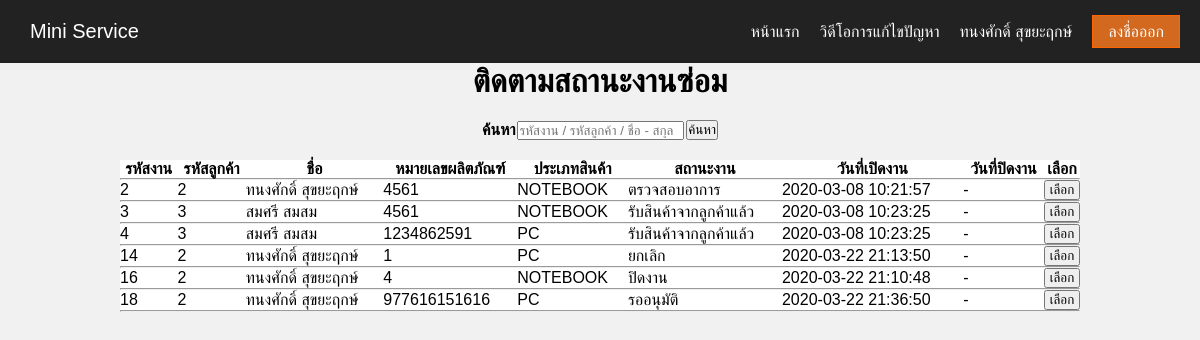
The page /PAGEREPAIRSTAFF/index.php (signed in) on the database its author committed.
### tables this page shows
CREATE TABLE `tbljob` (
  `job_id` int(10) NOT NULL,
  `cus_id` int(10) NOT NULL,
  `sn` varchar(50) NOT NULL,
  `type_product` varchar(25) NOT NULL,
  `product_name` varchar(25) NOT NULL,
  `product_model` varchar(25) NOT NULL,
  `accessory` varchar(100) NOT NULL,
  `symptoms` varchar(100) NOT NULL,
  `image` text NOT NULL,
  `status_id` int(10) NOT NULL,
  `date_jobstart` datetime NOT NULL,
  `date_jobend` datetime NOT NULL
);

CREATE TABLE `tblcustomer` (
  `cus_id` int(10) NOT NULL,
  `cus_id_card` varchar(13) NOT NULL,
  `cus_prefix` varchar(6) NOT NULL,
  `cus_firstname` varchar(25) NOT NULL,
  `cus_lastname` varchar(25) NOT NULL,
  `cus_phoneno` varchar(10) NOT NULL,
  `cus_email` varchar(100) NOT NULL,
  `cus_username` varchar(25) NOT NULL,
  `cus_password` varchar(25) NOT NULL
);

CREATE TABLE `tblstatus` (
  `status_id` int(10) NOT NULL,
  `status_name` varchar(25) NOT NULL
);

### PAGEREPAIRSTAFF/index.php (the view, shortened to what this page needs)
<?php
    require "header.php";
?>
<center>
<H1>ติดตามสถานะงานซ่อม</H1>
<br>
<?php
	$srtkeyword = null;
?>
<form name="frmSearch" method="post" action="index.php">
    <table style="width:20%"border="0px">
    <tr>
        <th>ค้นหา</th>
        <th><input name="txtkeyword" style="width: 100%" type="text" id="txtkeyword" value="<?php echo $srtkeyword;?>" placeholder="รหัสงาน / รหัสลูกค้า / ชื่อ - สกุล"></th>
        <th><input type="submit" value="ค้นหา"></th>
    </tr>
    </table>
</form>
<br>
<?php
 $result = mysqli_query($mysqli,
 "SELECT a.job_id , a.cus_id , b.cus_firstname , b.cus_lastname , a.sn ,
 a.type_product , c.status_name , a.date_jobstart , a.date_jobend
  FROM tbljob a
  INNER JOIN tblcustomer b ON a.cus_id = b.cus_id
  INNER JOIN tblstatus c ON a.status_id = c.status_id
  WHERE a.job_id LIKE '%".$srtkeyword."%'
  OR a.cus_id LIKE '%".$srtkeyword."%'
  OR b.cus_firstname LIKE '%".$srtkeyword."%'
  OR b.cus_lastname LIKE '%".$srtkeyword."%'
  ");
?>
<table id='ShowTable' style="width:80%" border="0px" bgcolor="#FFFFFF"cellspacing="0" >
    <th>รหัสงาน</th>
    <th>รหัสลูกค้า</th>
    <th>ชื่อ</th>
    <th>หมายเลขผลิตภัณฑ์</th>
    <th>ประเภทสินค้า</th>
    <th>สถานะงาน</th>
    <th>วันที่เปิดงาน</th>
    <th>วันที่ปิดงาน</th>
    <th>เลือก</th>
    <tr><td colspan="9"><hr /></td></tr>
    <tbody>
    <?php
            if($result == true){
                while($row = $result->fetch_assoc()){
                    echo "<tr>";
                    echo "<td>".$row["job_id"]."</td>";
                    echo "<td>".$row["cus_id"]."</td>";
                    echo "<td>".$row["cus_firstname"]." ".$row["cus_lastname"]."</td>";
                    echo "<td>".$row["sn"]."</td>";
                    echo "<td>".$row["type_product"]."</td>";
                    echo "<td>".$row["status_name"]."</td>";
                    echo "<td>".$row["date_jobstart"]."</td>";
                    if ($row["date_jobstart"] = "0000-00-00") {
                        echo "<td>"."-"."</td>";
                    } else {
                        echo "<td>".$row["date_jobend"]."</td>";
                    }
                    ?>
                        <td>
                            <form action="status_job2.php" method="POST">
                                <input type="submit" name="submit" value = "เลือก"style="width:100%">
                            </form>
                        </td>
                <?php
                    echo "</tr>";
                ?>
            <tr><td colspan="9"><hr /></td></tr>
            <?php
        }
            ?>
<?php
            } else {
                echo "<tr>";
                echo "<td colspan='9'>"."<center>"."ไม่มีข้อมูล"."</center>"."</td>";
                echo "</tr>";
            }
                ?>
	</tbody>
</table>
<?php
require "../footer.ini.php";

### css/menu.css (style rules this page uses)
* { margin: 0; padding: 0; box-sizing: border-box; }
body { font-family: Arial, Helvetica, sans-serif; background: #f1f1f1; }

### rows shown on the page
tbljob: job_id "2", cus "2", cus.cus_firstname "ทนงศักดิ์", cus.cus_lastname "สุขยะฤกษ์", sn "4561", type_product "NOTEBOOK", status.status_name "ตรวจสอบอาการ", date_jobstart "2020-03-08 10:21:57"
tbljob: job_id "3", cus "3", cus.cus_firstname "สมศรี", cus.cus_lastname "สมสม", sn "4561", type_product "NOTEBOOK", status.status_name "รับสินค้าจากลูกค้าแล้ว", date_jobstart "2020-03-08 10:23:25"
tbljob: job_id "4", cus "3", cus.cus_firstname "สมศรี", cus.cus_lastname "สมสม", sn "1234862591", type_product "PC", status.status_name "รับสินค้าจากลูกค้าแล้ว", date_jobstart "2020-03-08 10:23:25"
tbljob: job_id "14", cus "2", cus.cus_firstname "ทนงศักดิ์", cus.cus_lastname "สุขยะฤกษ์", sn "1", type_product "PC", status.status_name "ยกเลิก", date_jobstart "2020-03-22 21:13:50"
tbljob: job_id "16", cus "2", cus.cus_firstname "ทนงศักดิ์", cus.cus_lastname "สุขยะฤกษ์", sn "4", type_product "NOTEBOOK", status.status_name "ปิดงาน", date_jobstart "2020-03-22 21:10:48"
tbljob: job_id "18", cus "2", cus.cus_firstname "ทนงศักดิ์", cus.cus_lastname "สุขยะฤกษ์", sn "977616151616", type_product "PC", status.status_name "รออนุมัติ", date_jobstart "2020-03-22 21:36:50"

### other values the page prints
$_SESSION["emp_firstname"] "ทนงศักดิ์"
$_SESSION["emp_lastname"] "สุขยะฤกษ์"
